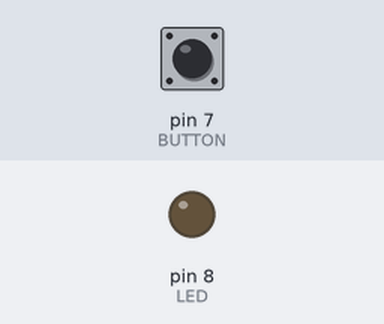
A sketch run on a simulated Arduino Uno, built with avr-gcc and run on an emulated ATmega328P. On the bench: output pins drawn as LEDs (lit = HIGH). Inputs (shaded band) come from the test bench; at power-on: pin 7 (BUTTON) LOW.

Above: at 1.2 s.
1.3 s: pin 7 (BUTTON) pulled HIGH for 0.15 s
At 2.3 s:
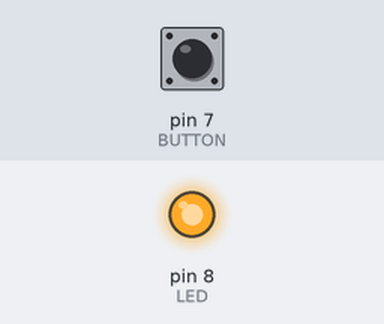
2.9 s: pin 7 (BUTTON) pulled HIGH for 1 s
At 3.5 s:
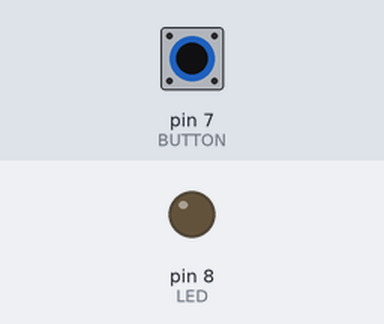
5.4 s: pin 7 (BUTTON) pulled HIGH for 3.2 s
At 6.6 s:
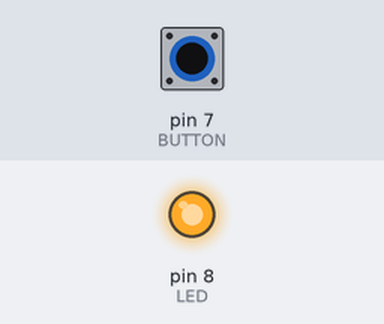
Timing chart, 0 to 8.4 s (numbered marks = the images above; inputs shaded):
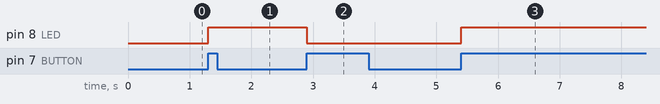

Measured:
- after the input at 1.3 s, pin 8 (LED): LOW → HIGH at once
- after the input at 2.9 s, pin 8 (LED): HIGH → LOW at once
- after the input at 5.4 s, pin 8 (LED): LOW → HIGH at once

The sketch:

sketch_led_switch02.ino
```cpp
const int LED = 8;
const int BUTTON = 7;

int val = 0;
bool isTuneOn = false;

void setup() {
  pinMode(LED, OUTPUT);
  pinMode(BUTTON, INPUT);
}

void loop() {
  // スイッチを押すたびにLEDのON/OFFを切り替える
  int currentVal = digitalRead(BUTTON);

  if (val != currentVal && currentVal == HIGH){
    if (isTuneOn = !isTuneOn){
      digitalWrite(LED, HIGH);
    }else{
      digitalWrite(LED, LOW);
    }
  }

  val = currentVal;
}
```
